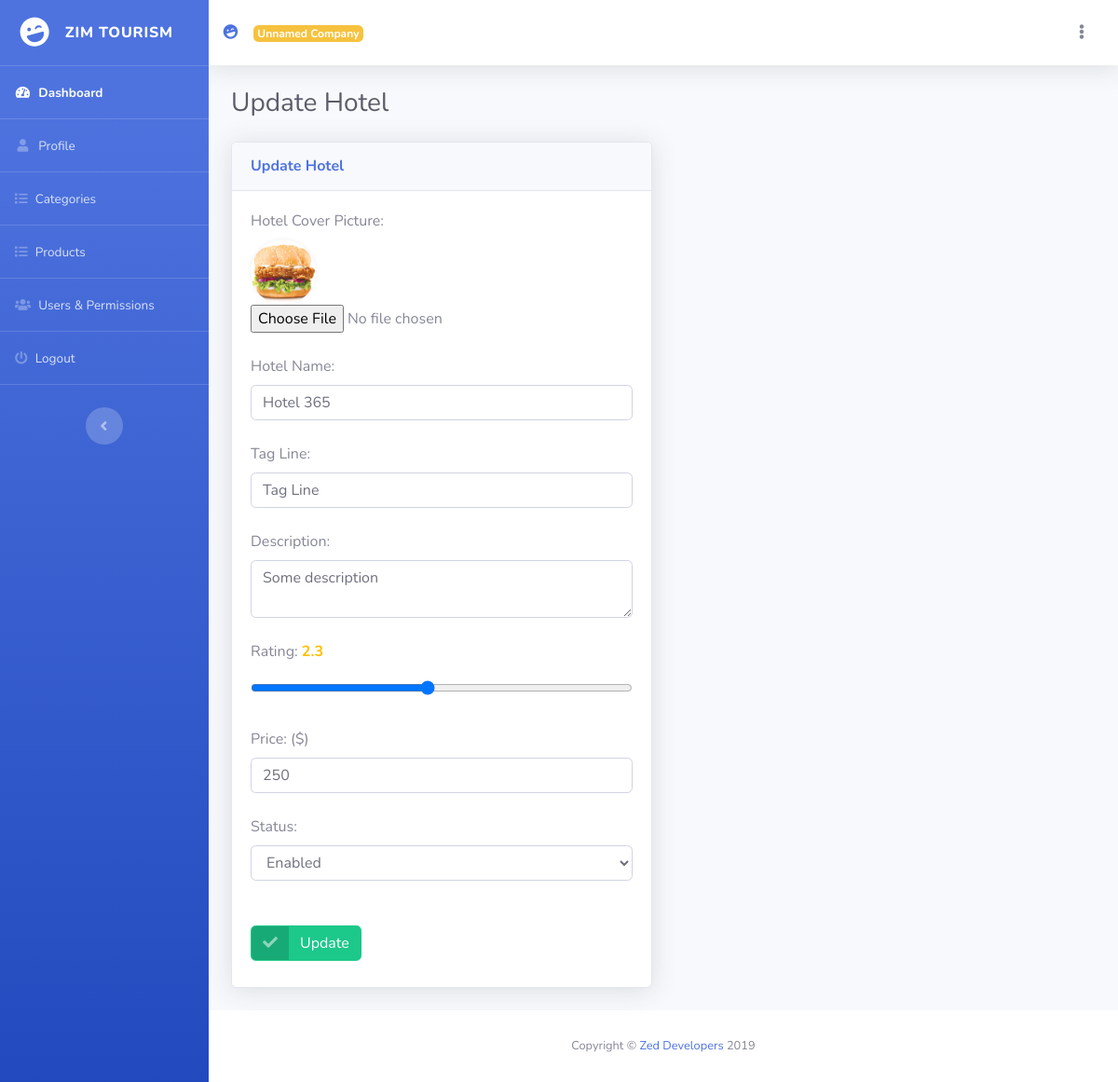
Screenshot of /admin/hotel.php?id=2 (signed in) with the database file from the repository.
### tables this page shows
CREATE TABLE `hotels` (
  `id` int(11) NOT NULL AUTO_INCREMENT,
  `org_id` int(11) DEFAULT NULL,
  `name` varchar(100) DEFAULT NULL,
  `picture` varchar(100) DEFAULT NULL,
  `small_desc` varchar(100) DEFAULT NULL,
  `long_desc` longtext,
  `rating` varchar(10) DEFAULT NULL,
  `price` int(11) DEFAULT NULL,
  `active` varchar(5) DEFAULT 'true',
  `created_at` int(20) DEFAULT NULL,
  `created_by` int(11) DEFAULT NULL,
  PRIMARY KEY (`id`)
);

### admin/hotel.php (the view, shortened to what this page needs)
<?php
    require_once('class_function/function.php');
    require_once('class_function/dbconfig.php');
    require_once('pages/header.php');
    require_once('pages/menu.php');
    require_once('pages/footer.php');
    require_once('pages/custom_files.php');
    $id = $_GET['id'];
    $rows = sql($DBH,"select * from hotels where id = ?",array($id),"rows");
    foreach($rows as $row){
      $hotel_name           = $row['name'];
      $hotel_picture        = "uploads/".$row['picture'];
      $hotel_small_desc     = $row['small_desc'];
      $hotel_long_desc      = $row['long_desc'];
      $hotel_rating         = $row['rating'];
      $hotel_price          = $row['price'];
      $hotel_active         = $row['active'];
    }
?>
<!DOCTYPE html>
<html lang="en">
<head>
  <link href="vendor/fontawesome-free/css/all.min.css" rel="stylesheet" type="text/css">
  <link href="css/sb-admin-2.min.css" rel="stylesheet">
  <?= $custom_files ?>
</head>
<body id="page-top">
  <div id="wrapper">
    <?= $menu ?>
    <div id="content-wrapper" class="d-flex flex-column">
      <div id="content">
        <?= $header ?>
        <div class="container-fluid">
          <div class="d-sm-flex align-items-center justify-content-between mb-4">
            <h1 class="h3 mb-0 text-gray-800">Update Hotel</h1>
          </div>
        <div class="row">
            <div class="col-md-6">
              <div class="card shadow mb-4">
                  <div class="card-header py-3 d-flex flex-row align-items-center justify-content-between">
                  <h6 class="m-0 font-weight-bold text-primary">Update Hotel</h6>
                </div>
                <div class="card-body">
                  <div class="pb-2">
                    <form class="user_form" action="exe_update_hotels.php" method="POST" enctype="multipart/form-data">
                      <label>Hotel Cover Picture:</label></br>
                      <img class="medium_image" src="<?php echo $hotel_picture; ?>" alt="" /><br/>
                      <input type="file" name="picture" accept="image/x-png,image/gif,image/jpeg"  ></br></br>
                      <label>Hotel Name:</label>
                      <input value="<?php echo $hotel_name; ?>" required type="text" class="form-control form-control-user" name="name" value=""><br>
                      <label>Tag Line:</label>
                      <input value="<?php echo $hotel_small_desc; ?>" required type="text" class="form-control form-control-user" name="small_desc" value=""><br>
                      <label>Description:</label>
                      <textarea required type="long_desc" class="form-control form-control-user" name="long_desc"><?php echo $hotel_long_desc; ?></textarea><br>
                      <label>Rating: <strong class="rating"><?php echo $hotel_rating; ?></strong></label>
                      <input value="<?php echo $hotel_rating; ?>" required type="range" min="0" max="5" class="form-control form-control-user" name="rating" value="" step="0.1"><br>
                      <label>Price: ($)</label>
                      <input value="<?php echo $hotel_price; ?>" required type="number" class="form-control form-control-user" name="price" value=""><br>
                      <label>Status:</label>
                      <select required class="form-control form-control-user" name="active">
                        <option <?php if($hotel_active == "true"){echo "selected";} ?> value="true">Enabled</option>
                      </select><br><br>
                      <button type="submit" class="btn btn-success btn-icon-split">
                        <span class="icon text-white-50">
                          <i class="fas fa-check"></i>
                        </span>
                        <span class="text">Update</span>
                      </button>
                      </form>
                  </div>
                </div>
              </div>
            </div>
          </div>
        </div>
      </div>
      <?= $footer ?>
    </div>
  </div>
</body>
</html>

### admin/css/custom.css (style rules this page uses)
.medium_image { width:70px; height:70px; border-radius: 100%; box-shadow: 0 0 5px #eee; }
.card-header h6 { float:left; }

### admin/hotel.php (style rules this page uses)
.rating { color:#ffbf00; }

### rows the page displays
hotels: picture (picture), name "Hotel 365", small_desc "Tag Line", long_desc "Some description", rating "2.3", price "250", active "Enabled"

### other values shown
$title "ZIM TOURISM"
